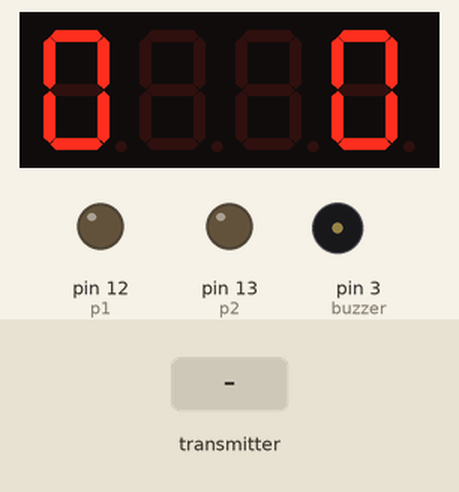
Simulated run of this sketch. Board: Arduino Uno, built with avr-gcc and run on an emulated ATmega328P. On the bench: 4-digit seven-segment display, output pins drawn as LEDs (lit = HIGH), buzzer (waves = sounding). Dashed ring = blinking. Inputs (shaded band) come from the test bench. No radio packets arrive unless stated; what the sketch prints to the serial monitor is not drawn.

Above: at 1.2 s.
1.3 s: the transmitter starts sending data = 0
At 1.5 s:
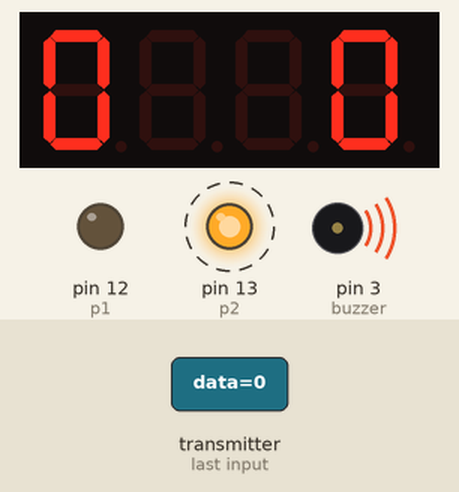
3.8 s: the transmitter starts sending data = 256
At 4.4 s:
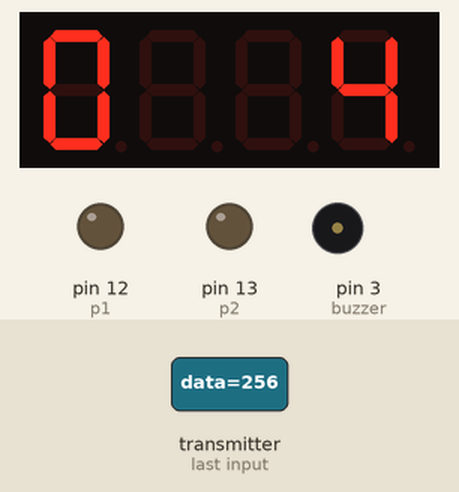
Timing chart, 0 to 6.8 s (numbered marks = the images above; inputs shaded):
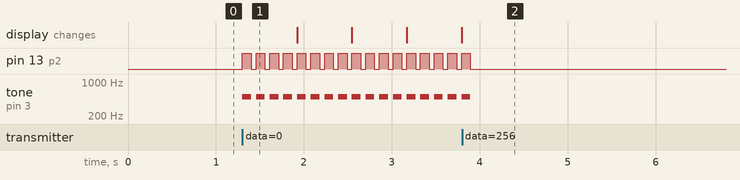

The sketch:

Wireless_fencing_scoreboard.ino
```cpp
#include <SPI.h>
#include <nRF24L01.h>
#include <RF24.h>
#include <Arduino.h>
#include <TM1637Display.h>
#define CLK 4
#define DIO 5
#define p1 12
#define p2 13
#define buzzer 3
TM1637Display display(CLK, DIO);
RF24 radio(7, 8);
const byte addresses[][6] = {"00001", "00002","00003"};
int c1 = 0;
int c2 = 0;
int p1c = 0;
int p2c = 0;
int data;
const long intervalo = 2000;
long pm = 0;

void setup() {
  pinMode(13, OUTPUT);
  pinMode(12, OUTPUT);
  pinMode(buzzer, OUTPUT);
  radio.begin();
  radio.openWritingPipe(addresses[1]);
  radio.openReadingPipe(1, addresses[0]);
  radio.setPALevel(RF24_PA_MAX);
  Serial.begin(9600);

}
void loop() {
  unsigned long cm = millis();
  long timeout = (cm) - (pm);
  display.setBrightness(5);
  display.clear();
  int p1cv = p1c/4;
  int p2cv = p2c/4;
  display.showNumberDec(p2cv, false, 4);
  display.showNumberDec(p1cv, false, 1);
  radio.startListening();
  while (!radio.available());
  radio.read(&data, sizeof(data));

  if (data == 0) {
    tone(buzzer, 500);
    digitalWrite(p2, HIGH);
    p2c = p2c +1;
    delay(100);
    noTone(buzzer);
    digitalWrite(p2, LOW);
  }

   if (data == 2) {
    tone(buzzer, 500);
    digitalWrite(p1, HIGH);
    p1c = p1c +1;
    delay(100);
    noTone(buzzer);
    digitalWrite(p1, LOW);
  }
  if (data == 8){
    p1c = p1c -1;
  }
  if (data == 9){
    p1c = p1c +1;
  }
  if (data == 6){
    p2c = p2c +1;
  }
  if (data == 7){
    p2c = p2c -1;
  }

  if(p1cv > 9){
    p1c = 0;
  }
  if(p2cv > 9){
    p2c = 0;
  }

  Serial.print(data);
  delay(1);
}
```

Measured:
- after the input at 1.3 s, pin 13 (p2): alternates HIGH for 0.10 s and LOW for 0.06 s, starting at once; tone on pin 3 (buzzer): alternates 500 Hz for 0.10 s and silent for 0.06 s, starting at once
- after the input at 3.8 s, pin 13 (p2): goes on until 3.9 s, then stays LOW; tone on pin 3 (buzzer): goes on until 3.9 s, then stays silent
